Frame 1 (no input): blank canvas, image omitted
Frame 60 (no input): blank canvas, image omitted
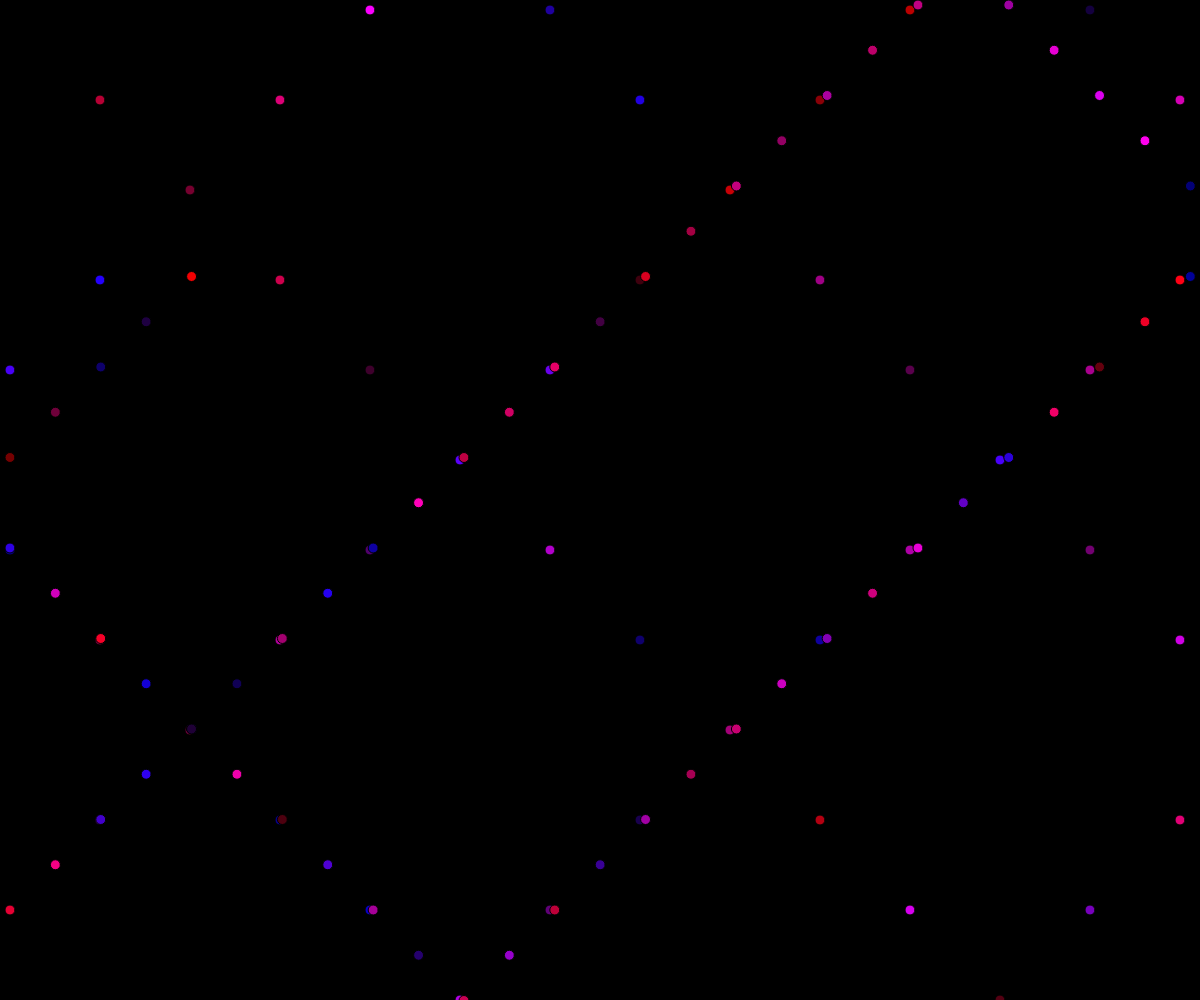
Frame 120 (the mouse pressed at the canvas centre since frame 60)

The p5.js sketch whose frames 1 and 60 were blank and that drew this single picture after the mouse press (run headless with seeded random() and noise() and a simulated clock; from frame 60 on, the mouse is pressed at the canvas centre):

// p5.js sketch
// ── sketch.js
var ball = {};
ball.width = 10;
ball.x = 10;
ball.y = 10;
ball.delta_x = 1;
ball.delta_y = 1;
ball.scale_x = 90;
ball.scale_y = 90;

function setup() {
    createCanvas(windowWidth, windowHeight);
    background(0);
}

function draw() {

    ball.x += ball.delta_x * ball.scale_x;
    ball.y += ball.delta_y * ball.scale_y;


    if (ball.x >= width || ball.x <= 0) {
        ball.delta_x = -1 * ball.delta_x;
    }
    if (ball.y >= height || ball.y <= 0) {
        ball.delta_y = -1 * ball.delta_y;
    }
    // set random colors
    // I did it this way because it seems to keep a more specific set of random colors then simply random
    var red = floor( random(256) );
    var blue = floor( random(256) );

    fill( red, 0, blue);
    ellipse(ball.x, ball.y, ball.width, ball.width);
}

function mousePressed() {
    ball.scale_x = map(mouseX, 0, width, 0.8, 90);
    ball.scale_y = map(mouseY, 0, height, 0.5, 90);
}
